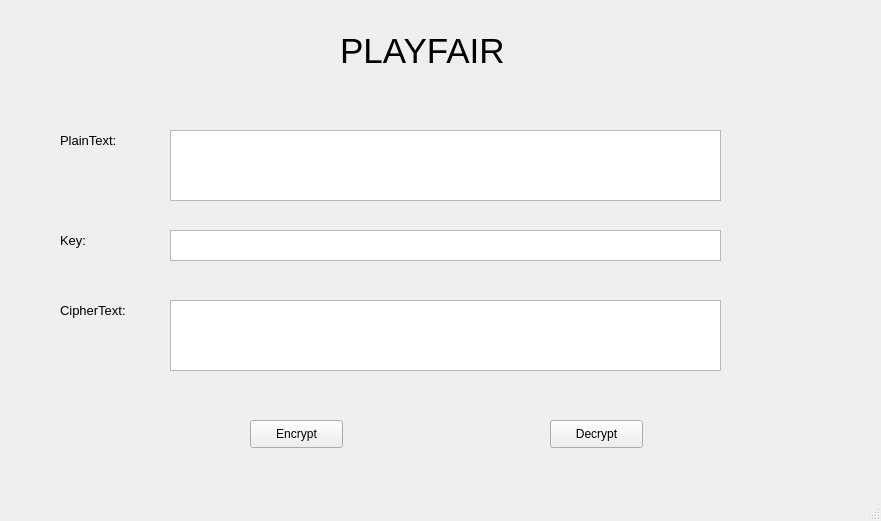
<?xml version="1.0" encoding="UTF-8"?>
<ui version="4.0">
 <class>MainWindow</class>
 <widget class="QMainWindow" name="MainWindow">
  <property name="geometry">
   <rect>
    <x>0</x>
    <y>0</y>
    <width>881</width>
    <height>521</height>
   </rect>
  </property>
  <property name="windowTitle">
   <string>MainWindow</string>
  </property>
  <widget class="QWidget" name="centralwidget">
   <widget class="QLabel" name="label">
    <property name="geometry">
     <rect>
      <x>340</x>
      <y>20</y>
      <width>201</width>
      <height>61</height>
     </rect>
    </property>
    <property name="font">
     <font>
      <pointsize>26</pointsize>
     </font>
    </property>
    <property name="text">
     <string>PLAYFAIR</string>
    </property>
   </widget>
   <widget class="QLabel" name="label_4">
    <property name="geometry">
     <rect>
      <x>60</x>
      <y>300</y>
      <width>91</width>
      <height>21</height>
     </rect>
    </property>
    <property name="font">
     <font>
      <pointsize>10</pointsize>
     </font>
    </property>
    <property name="text">
     <string>CipherText:</string>
    </property>
   </widget>
   <widget class="QPushButton" name="btn_decrypt">
    <property name="geometry">
     <rect>
      <x>550</x>
      <y>420</y>
      <width>93</width>
      <height>28</height>
     </rect>
    </property>
    <property name="text">
     <string>Decrypt</string>
    </property>
   </widget>
   <widget class="QLabel" name="label_2">
    <property name="geometry">
     <rect>
      <x>60</x>
      <y>130</y>
      <width>91</width>
      <height>21</height>
     </rect>
    </property>
    <property name="font">
     <font>
      <pointsize>10</pointsize>
     </font>
    </property>
    <property name="text">
     <string>PlainText:</string>
    </property>
   </widget>
   <widget class="QPlainTextEdit" name="txt_plain_text">
    <property name="geometry">
     <rect>
      <x>170</x>
      <y>130</y>
      <width>551</width>
      <height>71</height>
     </rect>
    </property>
   </widget>
   <widget class="QPlainTextEdit" name="txt_cipher_text">
    <property name="geometry">
     <rect>
      <x>170</x>
      <y>300</y>
      <width>551</width>
      <height>71</height>
     </rect>
    </property>
   </widget>
   <widget class="QPushButton" name="btn_encrypt">
    <property name="geometry">
     <rect>
      <x>250</x>
      <y>420</y>
      <width>93</width>
      <height>28</height>
     </rect>
    </property>
    <property name="text">
     <string>Encrypt</string>
    </property>
   </widget>
   <widget class="QLabel" name="label_3">
    <property name="geometry">
     <rect>
      <x>60</x>
      <y>230</y>
      <width>91</width>
      <height>21</height>
     </rect>
    </property>
    <property name="font">
     <font>
      <pointsize>10</pointsize>
     </font>
    </property>
    <property name="text">
     <string>Key:</string>
    </property>
   </widget>
   <widget class="QPlainTextEdit" name="txt_key">
    <property name="geometry">
     <rect>
      <x>170</x>
      <y>230</y>
      <width>551</width>
      <height>31</height>
     </rect>
    </property>
   </widget>
  </widget>
  <widget class="QMenuBar" name="menubar">
   <property name="geometry">
    <rect>
     <x>0</x>
     <y>0</y>
     <width>881</width>
     <height>26</height>
    </rect>
   </property>
  </widget>
  <widget class="QStatusBar" name="statusbar"/>
 </widget>
 <resources/>
 <connections/>
</ui>
